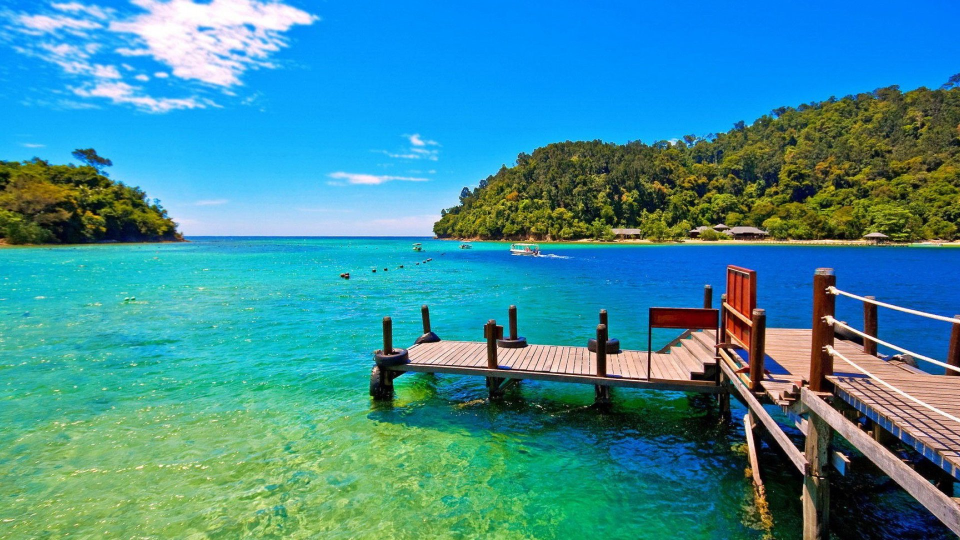
#> input picture Learning/57849d650ef11.jpg, 1920 x 1080 px (shown at 1/2 size)
$ python Test43_CroppingImages.py
#> lines starting #> are read from the running program, lines starting #| are printed output that depends on the picture
'''
剪裁图片
'''

from PIL import Image

img = Image.open("57849d650ef11.jpg")
#> img is the input picture: PIL image 1920x1080 RGB; mean R, G, B 62.1, 141.5, 154.9
area = (400, 400, 1200, 1000)

cropped_img = img.crop(area)
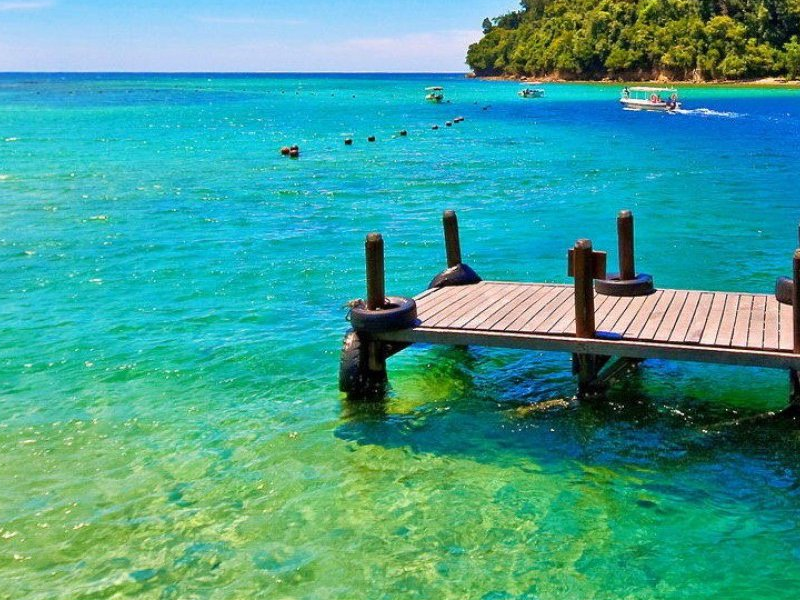
#> cropped_img: PIL image 800x600 RGB; mean R, G, B 65.9, 160.2, 146.6

img.show()
cropped_img.show()
